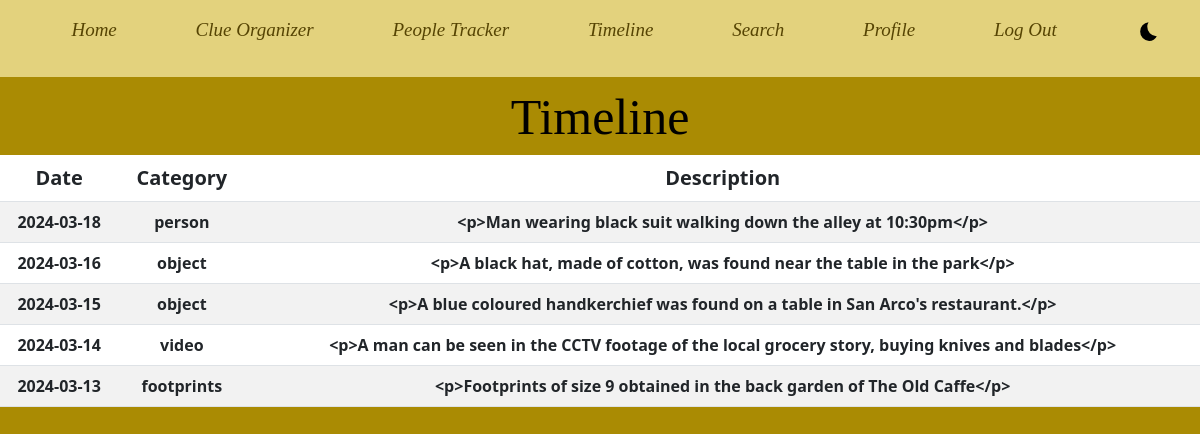
Screenshot of /timeline (signed in) with the database file from the repository.
### tables this page shows
CREATE TABLE clues (
  clue_id INTEGER PRIMARY KEY,
  category TEXT,
  date DATE,
  description TEXT,
  user_id INTEGER,
  FOREIGN KEY (user_id) REFERENCES users(id)
);

### app.py (the view)
@app.route("/timeline")
@login_required
def timeline():
  connection = get_db()
  cursor = connection.cursor()
  cursor.row_factory = sqlite3.Row
  cursor.execute("SELECT * FROM clues WHERE user_id = ? ORDER BY date DESC;", [session['user_id']])
  clueData = cursor.fetchall()
  cursor.close()
  return render_template("timeline.html", clueData=clueData)

### app.py (called while the page is built)
def get_db():
  db = getattr(g, '_database', None)
  if db is None:
    db= g._database = sqlite3.connect("mind-map.db")
  return db

### utils.py (called while the page is built)
def login_required(f):
    @wraps(f)
    def decorated_function(*args, **kwargs):
        if session.get("user_id") is None:
            return redirect("/login")
        return f(*args, **kwargs)
    return decorated_function

### templates/timeline.html (shortened to what this page needs)
{% extends "layout.html" %}
{% block css %}
<link rel="stylesheet" href="../static/css/timeline.css">{% endblock %}
{% block body %}
<div class="main">
  <div class="heading">
    Timeline
  </div>
  {% if clueData %}
    <table class="table table-striped table-hover">
      <thead>
        <tr class="trHead">
          <th>Date</th>
          <th>Category</th>
          <th>Description</th>
        </tr>
      </thead>
      <tbody>
        {% for clue in clueData %}
          <tr>
            <td>{{ clue.date }}</td>
            <td>{{ clue.category }}</td>
            <td>{{ clue.description }}</td>
          </tr>
        {% endfor %}
      </tbody>
    </table>
  {% else %}
    <h2> Nothing to show here. Add clues to display here</h2>
  {% endif %}
</div>
{% endblock %}

### templates/layout.html (shortened to what this page needs)
<!DOCTYPE html>
<html lang="en">
<head>
    <link href="https://cdn.jsdelivr.net/npm/bootstrap@5.3.0-alpha1/dist/css/bootstrap.min.css" rel="stylesheet">
    <link rel="stylesheet" href="../static/css/style.css">
    {% block css %}{% endblock %}
</head>
<body>
    <nav id="navbar">
        <ul>
            <li><a href="/home">Home</a></li>
            <li><a href="/clue">Clue Organizer</a></li>
            <li><a href="/people">People Tracker</a></li>
            <li><a href="/timeline">Timeline</a></li>
            <li><a href="/search">Search</a></li>
            <li><a href="/profile">Profile</a></li>
            <li><a href="/logout">Log Out</a></li>
            <li>
                <div class="switch" id="icon">
                    <img src="../static/images/dark_light_switch.svg" alt="">
                </div>
            </li>
        </ul>
    </nav>
    <div class="flash">
        {% block body %}{% endblock %}
    </div>
</body>
</html>

### static/css/style.css (style rules this page uses)
* { padding: 0; margin: 0; text-align: center; }
html { scroll-behavior: smooth; }
a { text-decoration: none; color: var(--nav_text); }
li { font-family: 'Crimes Times Six'; }
:root { --nav:rgb(227, 210, 125); --nav_text:rgb(86, 68, 3); --separator:rgb(170, 139, 3); --section:rgb(170, 139, 3); --button:rgba(32,55,67,0.6); --btn_text:white; }
nav { background-color: var(--nav); font-style: italic; z-index: 20; color: var(--nav_text); font-size: 19px; width: 100vw; position: fixed; }
.switch img { width: 25px; height: 25px; padding: 0; margin: 0; }
ul { display: flex; justify-content: space-around; }
ul li { list-style: none; padding: 16px; cursor: pointer; }
.heading { font-family: 'Crimes Times Six'; }

### static/css/timeline.css (style rules this page uses)
body { background-color: var(--bgcolor); color: var(--text); }
:root { --bgcolor:rgb(170, 139, 3); --text:black; }
tr { font-weight: 600; }
tbody tr td { color: var(--text); }
.trHead th { font-weight: 900; font-size: 20px; }
.heading { padding-top: 10vh; font-size: 50px; }

### rows the page displays
clues: date "2024-03-18", category "person", description "<p>Man wearing black suit walking down the alley at 10:30pm</p>"
clues: date "2024-03-16", category "object", description "<p>A black hat, made of cotton, was found near the table in the park</p>"
clues: date "2024-03-15", category "object", description "<p>A blue coloured handkerchief was found on a table in San Arco's restaurant.</p>"
clues: date "2024-03-14", category "video", description "<p>A man can be seen in the CCTV footage of the local grocery story, buying knives and blades</p>"
clues: date "2024-03-13", category "footprints", description "<p>Footprints of size 9 obtained in the back garden of The Old Caffe</p>"
